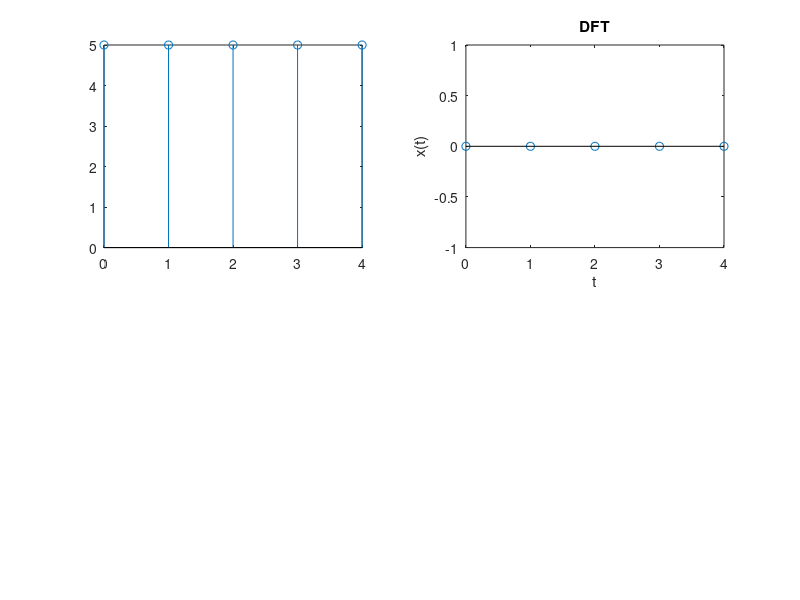

This figure's MATLAB source:
clc;
clear all;
x=input('enter the samples');
N=input('enter n point');
L=length(x);
if N<L
    disp('invalid');
else
    x=[x,zeros(1,N-L)];
for K=0:N-1
    X(K+1)=0;
    for n=0:N-1
        X(K+1)=X(K+1)+x(n+1)*exp(-1i*2*pi*K*n/N);
    end
end
disp(X);
K=0:N-1;
subplot(2,2,1);
stem(K,abs(X));
subplot(2,2,2);
stem(K,angle(X));
xlabel('t');
ylabel('x(t)');
title('DFT');
end